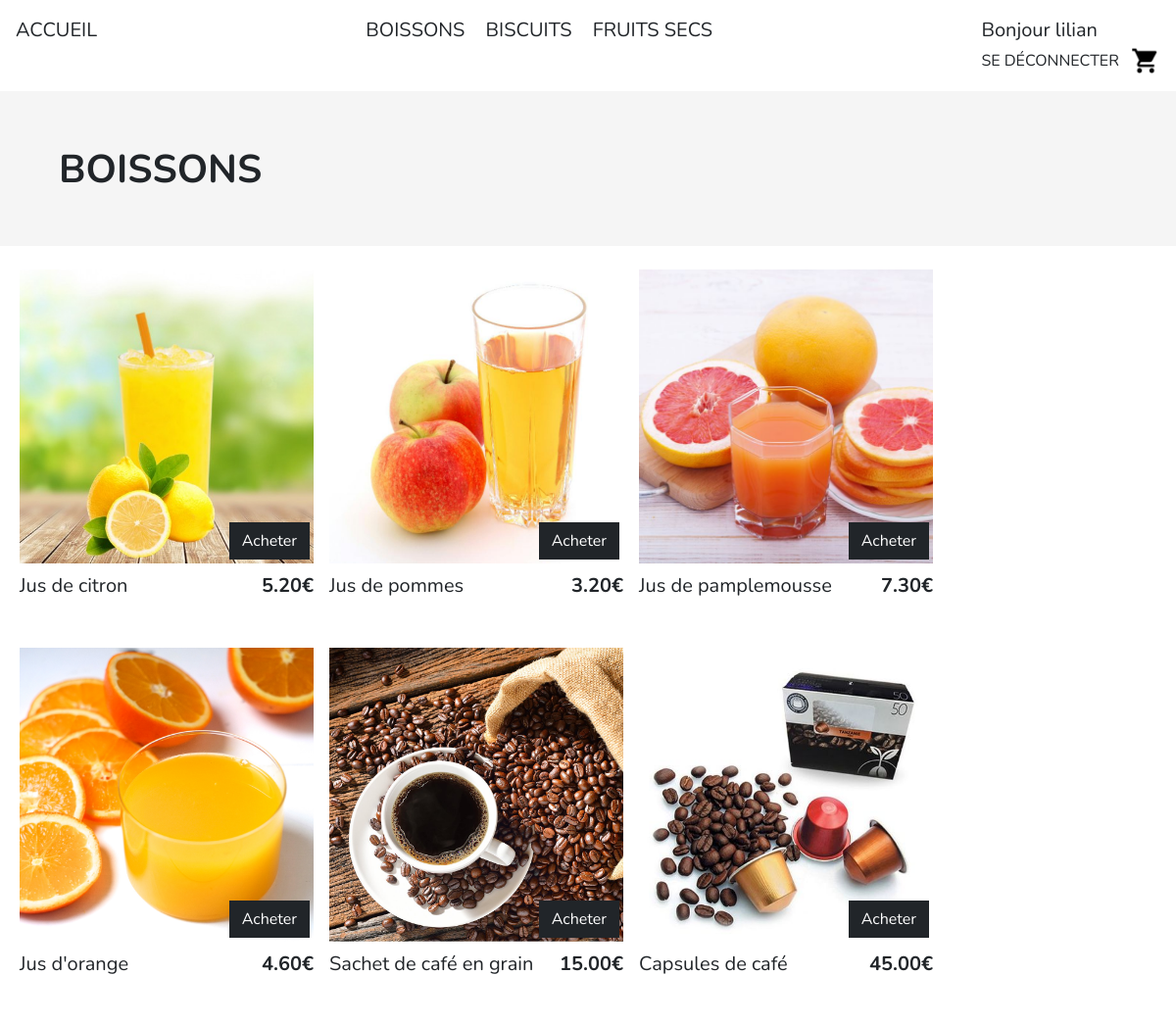
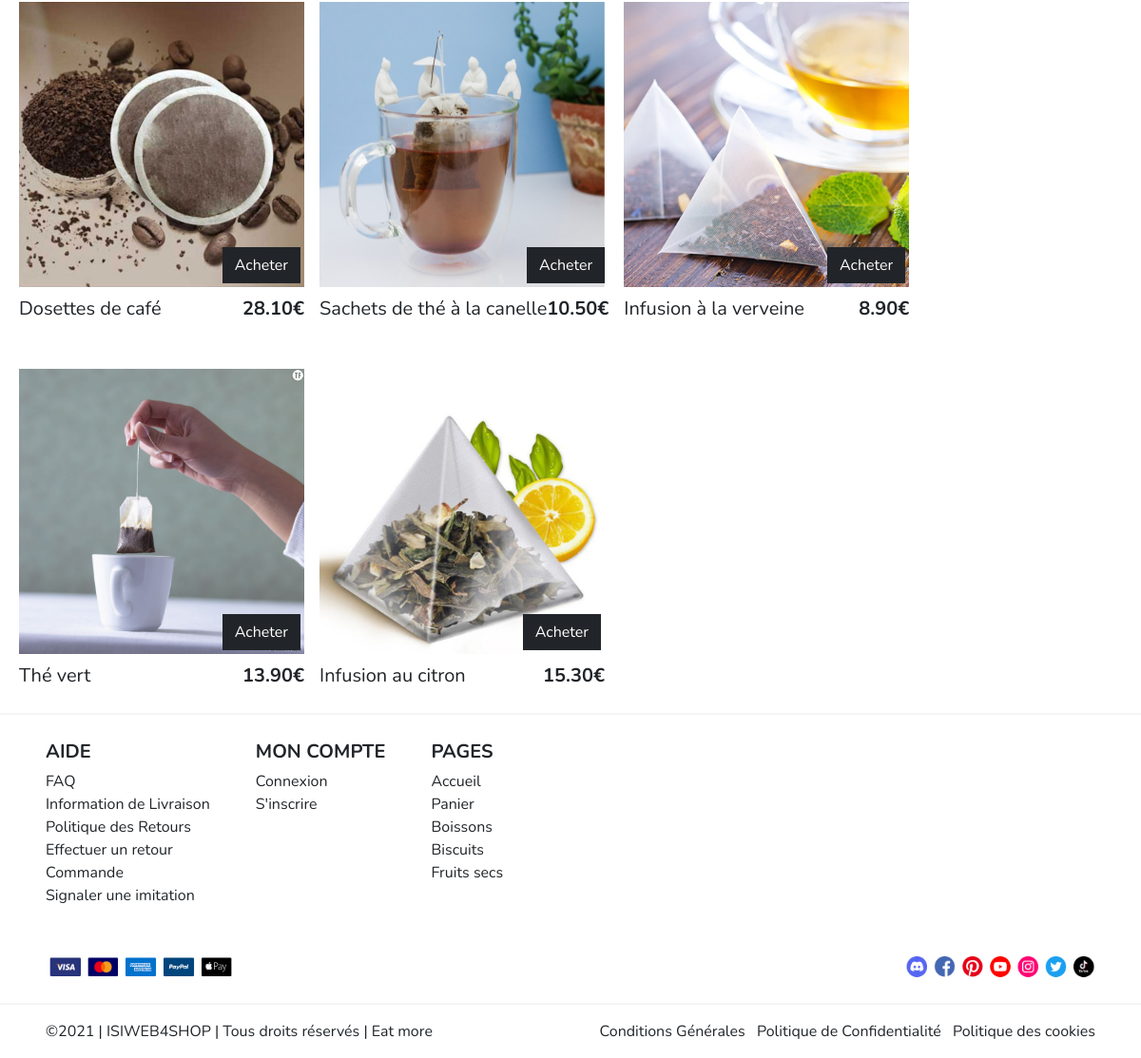
The app's page /index.php?page=products&category=1 (signed in) with its own data (2 pictures, top to bottom).
### tables this page shows
CREATE TABLE `categories` (
  `id` tinyint(4) NOT NULL,
  `name` varchar(100) NOT NULL
);

CREATE TABLE `products` (
  `id` int(11) NOT NULL,
  `cat_id` tinyint(4) NOT NULL,
  `name` varchar(150) NOT NULL,
  `description` text NOT NULL,
  `image` varchar(30) NOT NULL,
  `price` decimal(5,2) NOT NULL,
  `quantity` int(3) NOT NULL
);

### index.php (called while the page is built, shortened)
<?php
if(isset($_GET['page']))
{
	$page = htmlspecialchars($_GET['page']);
}
else
$page="home";
require_once(PATH_CONTROLLERS.$page.'.php');
?>

### models/m_navbar.php (called while the page is built)
<?php
try {
	$bdd = new PDO('mysql:host=' . BD_HOST . '; dbname=' . BD_DBNAME . '; charset=utf8', BD_USER, BD_PWD);
	$bdd->setAttribute(PDO::ATTR_ERRMODE, PDO::ERRMODE_EXCEPTION);
} catch (PDOException $e) {
	if (DEBUG)
		die('Erreur : ' . $e->getMessage());
	$alert = 'connexion à la base de données';
}
$requete = "SELECT * FROM categories";
$donnees = array();
try {
	$query = $bdd->prepare($requete);
	$query->execute($donnees);
	$resultatsCategories = $query->fetchAll();
} catch (PDOException $e)
{
	if (DEBUG) die('Erreur : ' . $e->getMessage());
}

### models/m_products.php (called while the page is built)
<?php
  try
  {
	$bdd = new PDO('mysql:host='.BD_HOST.'; dbname='.BD_DBNAME.'; charset=utf8', BD_USER, BD_PWD);
	$bdd->setAttribute(PDO::ATTR_ERRMODE, PDO::ERRMODE_EXCEPTION);
  }
  catch(PDOException $e)
  {
        if(DEBUG)
                die ('Erreur : '.$e->getMessage());
	$alert = 'connexion à la base de données';
  }
	$requete = "SELECT p.*, c.name as catname FROM PRODUCTS p INNER JOIN CATEGORIES c ON (p.cat_id=c.id) WHERE c.id = ?";
	$donnees = array(
				$categoryId,
				);
	try
	{
		$query = $bdd->prepare($requete);
		$query->execute($donnees);
		$resultatsProducts = $query->fetchAll();
	}
	catch(PDOException $e)
	{
        if(DEBUG)die ('Erreur : '.$e->getMessage());
	}

### views/v_products.php (the view, shortened to what this page needs)
<?php require_once(PATH_VIEWS . 'navbar.php'); ?>
<div class="container-fluid gris-claire">
    <p class="fs-1 p-5 fw-bolder"><?= strtoupper($resultatsProducts[0]['catname']) ?></p>
</div>
<div class="container-fluid d-flex flex-wrap">
    <?php foreach ($resultatsProducts as $product) {
    ?>
        <div class="product ms-2 me-2 mb-4 mt-4">
            <div class="position-relative">
                <a href="index.php?page=product&product=<?= $product['id'] ?>">
                    <img src="<?= PATH_IMAGES . $product['image'] ?>" alt="Visiter la page de <?= $product['name'] ?>">
                </a>
                <a type="button" href="index.php?page=product&product=<?= $product['id'] ?>" class="btn btn-dark bottom-0 end-0 position-absolute m-1">Acheter</a>
            </div>
            <div class="d-flex justify-content-between mt-2 description">
                <p class="fs-5"><?= $product['name'] ?></p>
                <p class="fs-5 fw-bolder"><?= $product['price'] ?>€</p>
            </div>
        </div>
    <?php
    } ?>
</div>
<?php require_once(PATH_VIEWS . 'footer.php'); ?>

### views/v_navbar.php
<div class="d-flex justify-content-between p-3 bg-white menu">
    <a href="index.php?page=home" class="fs-5">ACCUEIL</a>
    <div class="categories">
        <?php foreach ($resultatsCategories as $categorie) { ?>
            <a class="fs-5 ms-2 me-2" href="<?= 'index.php?page=products&category=' . $categorie['id'] ?>"> <?= strtoupper($categorie['name']) ?> </a>
        <?php
        } ?>
    </div>
    <div >
        <?php
        if ($_SESSION['connected'] == true) { ?>
            <p class="fs-5">Bonjour <?= $_SESSION['name'] ?></p>
            <a href="index.php?page=logout">SE DÉCONNECTER</a>
        <?php
        } else { ?>
            <a class="fs-5" href="index.php?page=account">CONNEXION</a>
        <?php
        }
        ?>
        <a class="fs-5 ms-2" href="index.php?page=cart"><img class="cartImg" alt="" src="<?=PATH_IMAGES?>cart.png"></a>
    </div>
</div>
<div class="divider"></div>

### views/v_footer.php
</div>
<footer>
	<div class="divider "></div>
	<div class="ms-5 me-5 mt-4">
		<div class="d-flex">
			<div class="d-flex flex-column me-5">
				<p class="fs-5 fw-bolder mb-1">AIDE</p>
				<a href="">FAQ</a>
				<a href="">Information de Livraison</a>
				<a href="">Politique des Retours</a>
				<a href="">Effectuer un retour</a>
				<a href="">Commande</a>
				<a href="">Signaler une imitation</a>
			</div>
			<div class="d-flex flex-column me-5">
				<p class="fs-5 fw-bolder mb-1">MON COMPTE</p>
				<a href="index.php?page=account">Connexion</a>
				<a href="index.php?page=createAccount">S'inscrire</a>
			</div>
			<div class="d-flex flex-column">
				<p class="fs-5 fw-bolder mb-1">PAGES</p>
				<a href="index.php?page=home">Accueil</a>
				<a href="index.php?page=cart">Panier</a>
				<?php foreach ($resultatsCategories as $categorie) { ?>
					<a href="<?= 'index.php?page=products&category=' . $categorie['id'] ?>"> <?= ucfirst($categorie['name']) ?> </a>
				<?php
				} ?>
			</div>
		</div>
		<div class="d-flex justify-content-between mt-5 mb-4">
			<img src="<?= PATH_IMAGES . "creditCard.png" ?>" alt="">
			<img src="<?= PATH_IMAGES . "network.png" ?>" alt="">
		</div>
	</div>
	<div class="divider mt-2 mb-3 "></div>
	<div class="d-flex justify-content-between ms-5 me-5 mt-2 pb-3">
		<p>©2021 | ISIWEB4SHOP | Tous droits réservés | Eat more</p>
		<div>
			<a class="me-2" href="">Conditions Générales</a>
			<a class="me-2" href="">Politique de Confidentialité</a>
			<a href="">Politique des cookies</a>
		</div>
	</div>
</footer>
</body>
</html>

### assets/css/styles.css (style rules this page uses)
.gris-claire { background-color: #f5f5f5; }
.categories a { position: relative; }
.categories a:after { position: absolute; bottom: 0; left: 0; right: 0; margin: auto; width: 0%; content: '.'; color: transparent; background: linear-gradient(90deg,#ffdda5,#c28d46); height: 1px; transition: all .5S; }
* { padding: 0; margin: 0; font-family: Nunito; }
p { margin : 0px; }
html, body { margin:0px; height:100%; }
.divider { background-color: #f5f5f5; height: 2px; }
.description { max-width: fit-content; min-width: -webkit-fill-available; }
a { color:inherit; }
a:link { text-decoration: none; }
.product img { width: 300px; height: 300px; }
.cartImg { width: 30px; height: 30px; }
footer img { width: 200px; }

### records on screen
categories: name "BOISSONS", name "Boissons"
categories: name "BISCUITS", name "Biscuits"
categories: name "FRUITS SECS", name "Fruits secs"
products: image (picture), name "Jus de citron", price "5.20"
products: image (picture), name "Jus de pommes", price "3.20"
products: image (picture), name "Jus de pamplemousse", price "7.30"
products: image (picture), name "Jus d'orange", price "4.60"
products: image (picture), name "Sachet de café en grain", price "15.00"
products: image (picture), name "Capsules de café", price "45.00"
products: image (picture), name "Dosettes de café", price "28.10"
products: image (picture), name "Sachets de thé à la canelle", price "10.50"
products: image (picture), name "Infusion à la verveine", price "8.90"
products: image (picture), name "Thé vert", price "13.90"
products: image (picture), name "Infusion au citron", price "15.30"

### other values on screen
$_SESSION['name'] "lilian"
